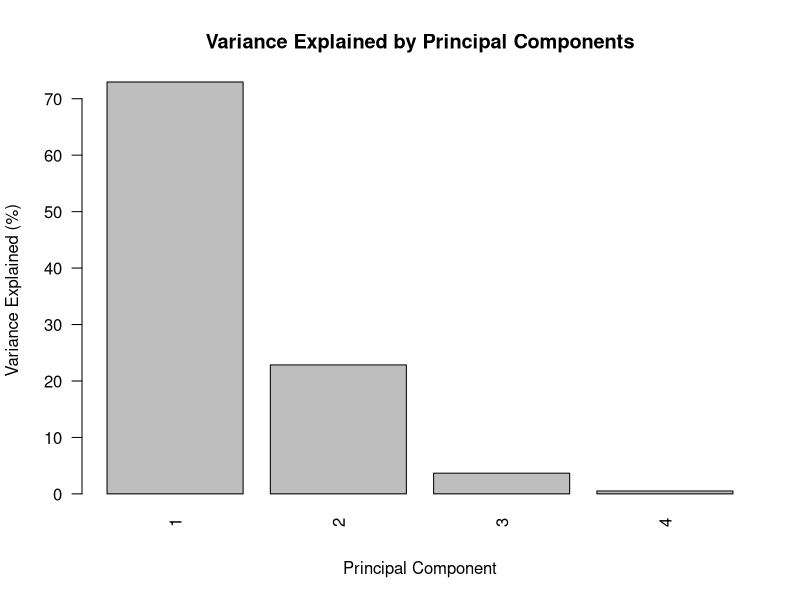
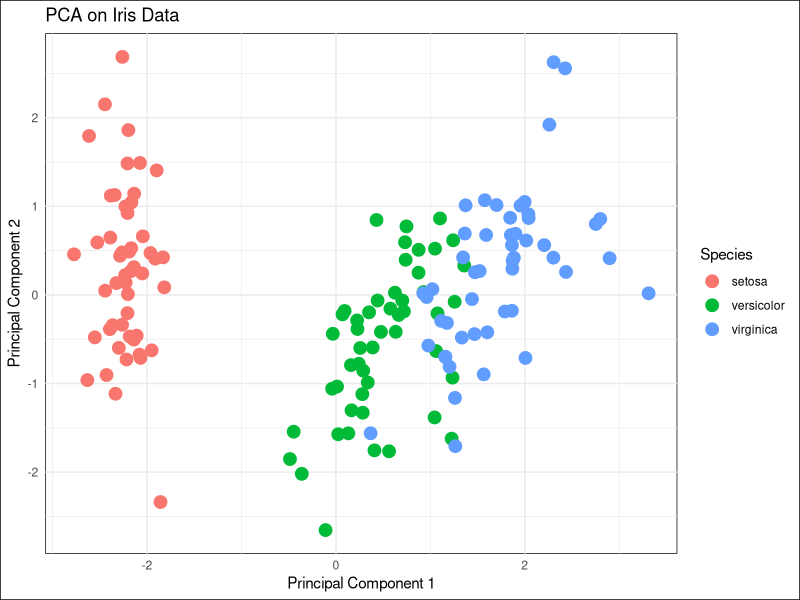

The R source for these figures, in order:
# Install and load necessary libraries
install.packages(c("ggplot2", "FactoMineR"))
library(ggplot2)
library(FactoMineR)

# Using iris dataset for PCA
data(iris)
res.pca <- PCA(iris[, -5], scale.unit=TRUE, ncp=4, graph=FALSE)

# Image 1: 2D visualization of PCA
image1_df <- data.frame(res.pca$ind$coord, Species=iris$Species)
image1 <- ggplot(image1_df, aes(x=Dim.1, y=Dim.2, color=Species)) +
  geom_point(size=4) +
  labs(title="PCA on Iris Data", x="Principal Component 1", y="Principal Component 2") +
  theme_minimal()+
  theme(
    panel.background = element_rect(fill = "white"),
    plot.background = element_rect(fill = "white")
  )
ggsave("PCA_image1.png", image1, width=5, height=4)

# Image 2: Scree plot (variance explained by each principal component)
image2 <- barplot(
  res.pca$eig[, 2],
  names.arg = 1:nrow(res.pca$eig),
  las = 2,
  main = "Variance Explained by Principal Components",
  xlab = "Principal Component",
  ylab = "Variance Explained (%)",
  bg = "white"
)
dev.copy(png, "PCA_image2.png")
dev.off()
